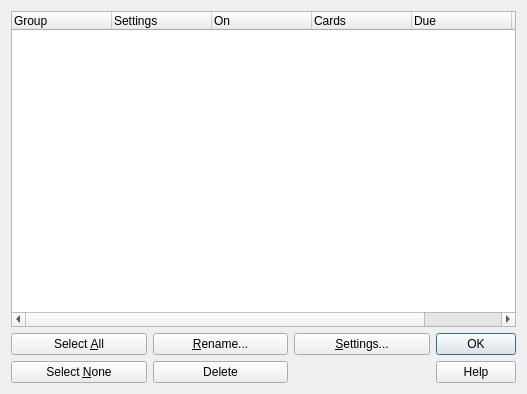
<?xml version="1.0" encoding="UTF-8"?>
<ui version="4.0">
 <class>Dialog</class>
 <widget class="QDialog" name="Dialog">
  <property name="geometry">
   <rect>
    <x>0</x>
    <y>0</y>
    <width>527</width>
    <height>394</height>
   </rect>
  </property>
  <property name="windowTitle">
   <string>Groups</string>
  </property>
  <layout class="QVBoxLayout" name="verticalLayout">
   <item>
    <widget class="QTreeWidget" name="tree">
     <property name="sizePolicy">
      <sizepolicy hsizetype="Expanding" vsizetype="Expanding">
       <horstretch>0</horstretch>
       <verstretch>10</verstretch>
      </sizepolicy>
     </property>
     <property name="alternatingRowColors">
      <bool>true</bool>
     </property>
     <property name="selectionMode">
      <enum>QAbstractItemView::ExtendedSelection</enum>
     </property>
     <attribute name="headerStretchLastSection">
      <bool>false</bool>
     </attribute>
     <column>
      <property name="text">
       <string>Group</string>
      </property>
     </column>
     <column>
      <property name="text">
       <string>Settings</string>
      </property>
     </column>
     <column>
      <property name="text">
       <string>On</string>
      </property>
     </column>
     <column>
      <property name="text">
       <string>Cards</string>
      </property>
     </column>
     <column>
      <property name="text">
       <string>Due</string>
      </property>
     </column>
     <column>
      <property name="text">
       <string>New</string>
      </property>
     </column>
    </widget>
   </item>
   <item>
    <layout class="QGridLayout" name="gridLayout">
     <item row="0" column="0">
      <widget class="QPushButton" name="selAll">
       <property name="text">
        <string>Select &amp;All</string>
       </property>
      </widget>
     </item>
     <item row="0" column="1">
      <widget class="QPushButton" name="rename">
       <property name="text">
        <string>&amp;Rename...</string>
       </property>
      </widget>
     </item>
     <item row="1" column="0">
      <widget class="QPushButton" name="selNone">
       <property name="text">
        <string>Select &amp;None</string>
       </property>
      </widget>
     </item>
     <item row="1" column="1">
      <widget class="QPushButton" name="delete_2">
       <property name="text">
        <string>Delete</string>
       </property>
      </widget>
     </item>
     <item row="0" column="2">
      <widget class="QPushButton" name="opts">
       <property name="text">
        <string>&amp;Settings...</string>
       </property>
      </widget>
     </item>
     <item row="0" column="3" rowspan="2">
      <widget class="QDialogButtonBox" name="buttonBox">
       <property name="orientation">
        <enum>Qt::Vertical</enum>
       </property>
       <property name="standardButtons">
        <set>QDialogButtonBox::Help|QDialogButtonBox::Ok</set>
       </property>
      </widget>
     </item>
    </layout>
   </item>
  </layout>
 </widget>
 <tabstops>
  <tabstop>tree</tabstop>
  <tabstop>selAll</tabstop>
  <tabstop>selNone</tabstop>
  <tabstop>rename</tabstop>
  <tabstop>delete_2</tabstop>
  <tabstop>opts</tabstop>
  <tabstop>buttonBox</tabstop>
 </tabstops>
 <resources/>
 <connections/>
</ui>
